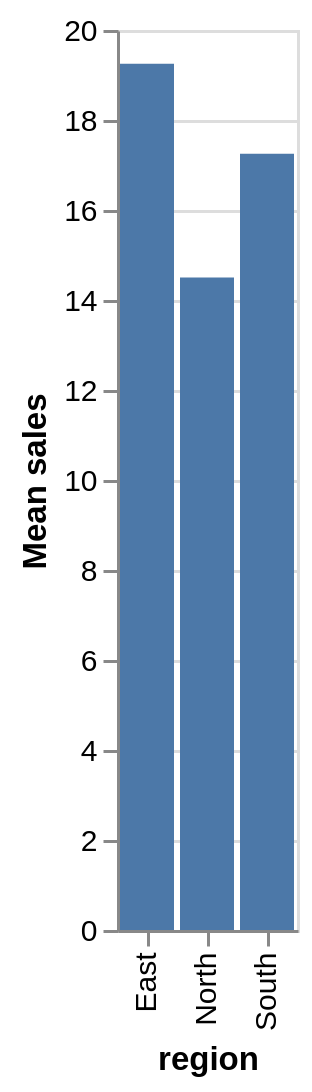

Vega-Lite specification stored for this chart:
### Vega-Lite specification from a JSON file in a GitHub repository (floating-point values rounded to 4 significant figures)
{"$schema": "https://vega.github.io/schema/vega-lite/v5.json", "data": {"values": [{"quarter": "Q1", "region": "North", "sales": 10}, {"quarter": "Q1", "region": "South", "sales": 12}, {"quarter": "Q1", "region": "East", "sales": 14}, {"quarter": "Q2", "region": "North", "sales": 13}, {"quarter": "Q2", "region": "South", "sales": 16}, {"quarter": "Q2", "region": "East", "sales": 19}, {"quarter": "Q3", "region": "North", "sales": 16}, {"quarter": "Q3", "region": "South", "sales": 20}, {"quarter": "Q3", "region": "East", "sales": 21}, {"quarter": "Q4", "region": "North", "sales": 19}, {"quarter": "Q4", "region": "South", "sales": 21}, {"quarter": "Q4", "region": "East", "sales": 23}]}, "mark": "bar", "encoding": {"x": {"field": "region", "type": "nominal"}, "y": {"field": "sales", "type": "quantitative", "title": "Mean sales", "aggregate": "mean"}}}
